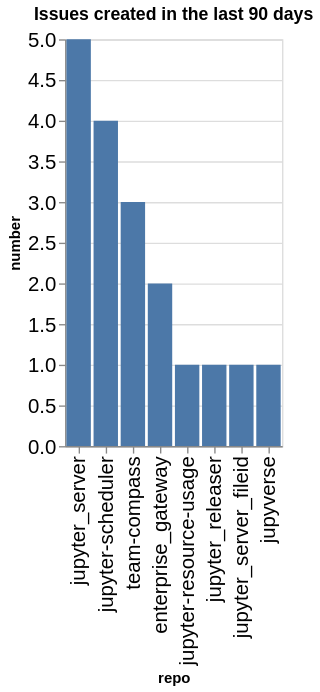

The notebook cell this image was saved under:
### Code cell
created_counts = created.groupby(['org', 'repo']).count()['number'].reset_index()
created_counts['org/repo'] = created_counts.apply(lambda a: a['org'] + '/' + a['repo'], axis=1)
sorted_vals = created_counts.sort_values(['org', 'number'], ascending=False)['repo'].values
alt.Chart(data=created_counts, title=f"Issues created in the last {n_days} days").mark_bar().encode(
    x=alt.X('repo', sort=alt.Sort(sorted_vals.tolist())),
    y='number',
)

### Figure 1 — Vega-Lite specification as saved in the notebook (floating-point values rounded to 4 significant figures)
{"config": {"axisLeft": {"labelFontSize": 15}, "axisBottom": {"labelFontSize": 15}}, "data": {"name": "data-c3c07a427be1f15f96b5dc7fe3a57d38"}, "mark": {"type": "bar"}, "encoding": {"x": {"field": "repo", "sort": ["jupyter_server", "jupyter-scheduler", "team-compass", "enterprise_gateway", "jupyter-resource-usage", "jupyter_releaser", "jupyter_server_fileid", "jupyverse"], "type": "nominal"}, "y": {"field": "number", "type": "quantitative"}}, "title": "Issues created in the last 90 days", "$schema": "https://vega.github.io/schema/vega-lite/v5.20.1.json", "datasets": {"data-c3c07a427be1f15f96b5dc7fe3a57d38": [{"org": "jupyter-server", "repo": "enterprise_gateway", "number": 2, "org/repo": "jupyter-server/enterprise_gateway"}, {"org": "jupyter-server", "repo": "jupyter-resource-usage", "number": 1, "org/repo": "jupyter-server/jupyter-resource-usage"}, {"org": "jupyter-server", "repo": "jupyter-scheduler", "number": 4, "org/repo": "jupyter-server/jupyter-scheduler"}, {"org": "jupyter-server", "repo": "jupyter_releaser", "number": 1, "org/repo": "jupyter-server/jupyter_releaser"}, {"org": "jupyter-server", "repo": "jupyter_server", "number": 5, "org/repo": "jupyter-server/jupyter_server"}, {"org": "jupyter-server", "repo": "jupyter_server_fileid", "number": 1, "org/repo": "jupyter-server/jupyter_server_fileid"}, {"org": "jupyter-server", "repo": "jupyverse", "number": 1, "org/repo": "jupyter-server/jupyverse"}, {"org": "jupyter-server", "repo": "team-compass", "number": 3, "org/repo": "jupyter-server/team-compass"}]}}
